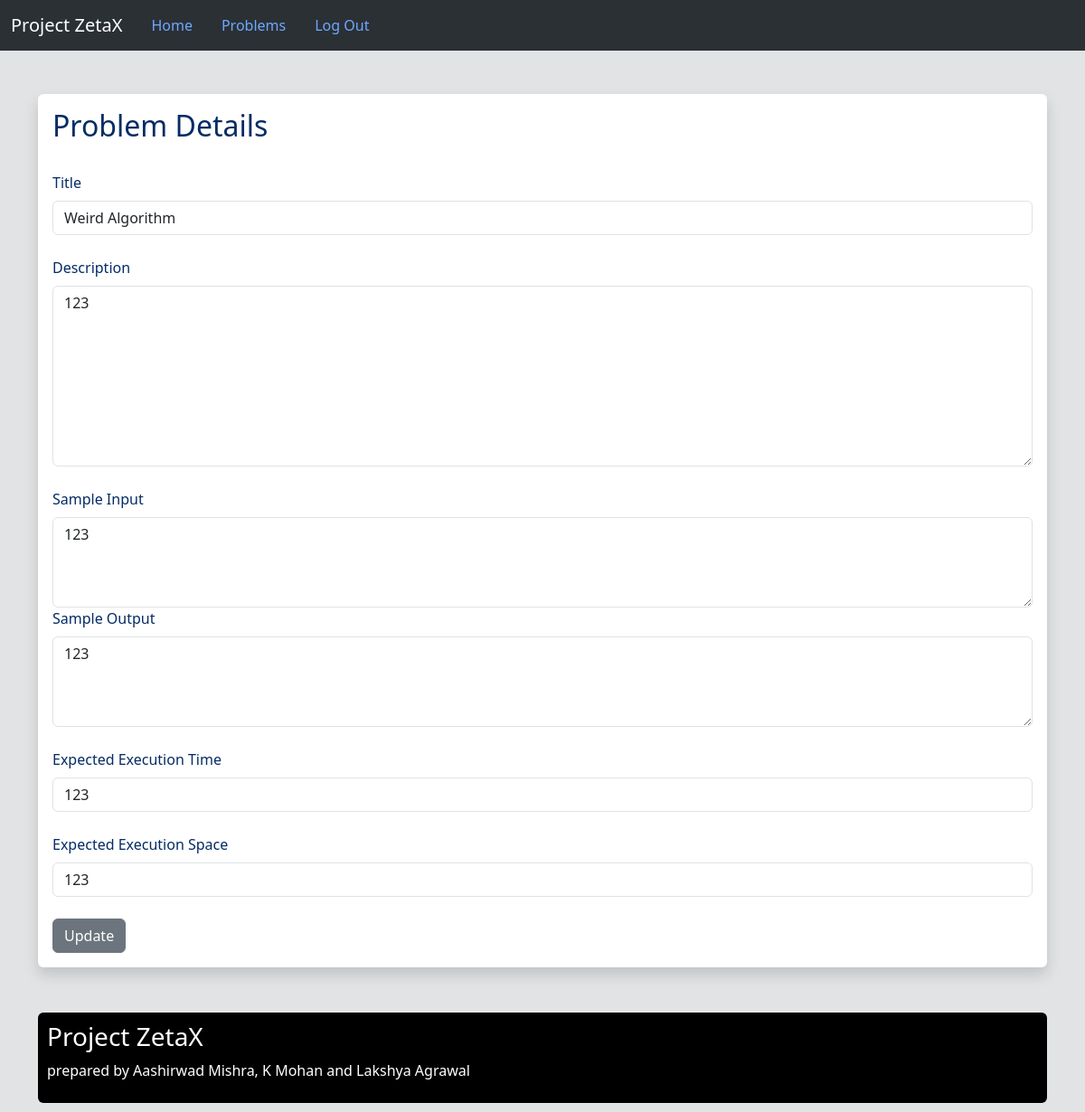
/modify_problem/1 (signed in), run on the app's committed database.
### Project/models.py (models this page shows, shortened)
class Problem(db.Model):
    __bind_key = 'problems'
    id = db.Column(db.Integer, primary_key=True)
    title = db.Column(db.String(100), nullable=False)
    description = db.Column(db.String(2000), nullable=False)
    sample_input = db.Column(db.String(100), nullable=False)
    sample_output = db.Column(db.String(100), nullable=False)
    exe_time = db.Column(db.Integer, nullable=False)
    exe_space = db.Column(db.Integer, nullable=False)
    user_id = db.Column(db.Integer, db.ForeignKey('user.id'))

### Project/routes.py (the view)
    def wrapped_function_judge(*args,**kwargs):
        if (current_user.is_authenticated) and (current_user.type != 'Judge'):
            flash("Please log in as Judge to access this page",'error')
            return redirect(url_for('home'))
        return inner_func(*args,**kwargs)

### Project/forms.py
class ProblemForm(FlaskForm):
    title = StringField("Title",validators=[DataRequired()])
    description = TextAreaField("Description",validators=[DataRequired()])
    sample_input = TextAreaField("Sample Input",validators=[DataRequired()])
    sample_output = TextAreaField("Sample Output",validators=[DataRequired()])
    exe_time = IntegerField("Expected Execution Time",validators=[DataRequired()])
    exe_space = IntegerField("Expected Execution Space",validators=[DataRequired()])
    submit = SubmitField("Submit")

### Project/models.py (called while the page is built)
@login_manager.user_loader
def load_user(id):
    return User.query.get(int(id))

### Project/routes.py (called while the page is built, shortened)
def judge_required(inner_func):
    def wrapped_function_judge(*args,**kwargs):
        if (current_user.is_authenticated) and (current_user.type != 'Judge'):
            flash("Please log in as Judge to access this page",'error')
            return redirect(url_for('home'))
        return inner_func(*args,**kwargs)
    wrapped_function_judge.__name__ = inner_func.__name__
    return wrapped_function_judge

@app.route('/modify_problem/<int:id>',methods=['GET','POST'])
@login_required
@judge_required
def modify_problem(id):
    problem = Problem.query.get_or_404(id)
    form = ProblemForm()
    form.title.data=problem.title
    form.description.data=problem.description
    form.sample_input.data=problem.sample_input
    form.sample_output.data=problem.sample_output
    form.exe_time.data=problem.exe_time
    form.exe_space.data=problem.exe_space
    return render_template('modify_problem.html',form=form,current_problem=problem)

### Project/templates/modify_problem.html (shortened to what this page needs)
{% extends 'base.html' %}
{% block content %}
    <br/><br/>
    <form action="/modify_problem/{{current_problem.id}}" method="POST" class="shadow p-3 mb-5 bg-body rounded">
            <h2>Problem Details</h2><br/>
                {{ form.title.label(class="form-label") }}
                {{ form.title(class="form-control",value=form.title.data) }}
                <br/>
                {{ form.description.label(class="form-label") }}
                {{ form.description(class="form-control",value=form.description.data,style="height:200px") }}
                <br/>
                {{ form.sample_input.label(class="form-label") }}
                {{ form.sample_input(class="form-control",value=form.sample_input.data,style="height:100px") }}
                {{ form.sample_output.label(class="form-label") }}
                {{ form.sample_output(class="form-control",value=form.sample_output.data,style="height:100px") }}
                <br/>
                {{ form.exe_time.label(class="form-label") }}
                {{ form.exe_time(class="form-control",value=form.exe_time.data) }}
                <br/>
                {{ form.exe_space.label(class="form-label") }}
                {{ form.exe_space(class="form-control",value=form.exe_space.data) }}
                <br/>
                {{ form.submit(class="btn btn-secondary",value="Update") }}
    </form>
    <footer class="footer-theme rounded">
        <h3>Project ZetaX</h3>
        <p>prepared by Aashirwad Mishra, K Mohan and Lakshya Agrawal</p>
    </footer>
{% endblock %}

### Project/static/CSS/style-home.css (style rules this page uses)
.footer-theme { color:#fff; margin-top:50px; margin-bottom: 10px; padding:10px; height: 100px; background-color: #000000; }

### data on the page
Problem: title "Weird Algorithm", description "123", sample_input "123", sample_output "123", exe_time "123", exe_space "123"
